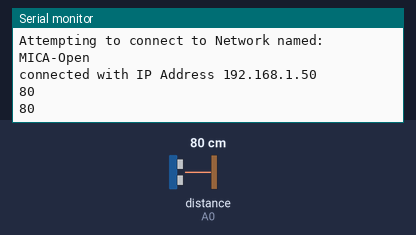
Bench run of a sketch on a simulated ESP8266 (NodeMCU). Shown: the last lines printed to the serial monitor. Inputs (shaded band) come from the test bench; at power-on: distance to the obstacle (sensor on A0) 80 cm. WiFi joins after 1.5 s; servers stay silent unless stated; uploads are accepted with an empty reply.

Above: at 2.7 s.
2.8 s: distance to the obstacle (sensor on A0) set to 22 cm
At 3.5 s:
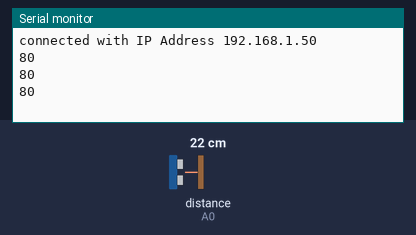
4.3 s: distance to the obstacle (sensor on A0) set to 17 cm
At 6.0 s:
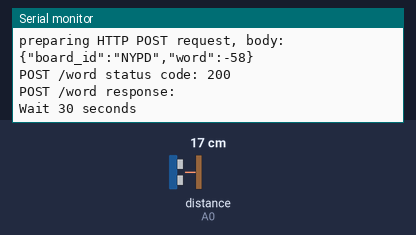
Timing chart, 0 to 7.5 s (numbered marks = the images above; inputs shaded):
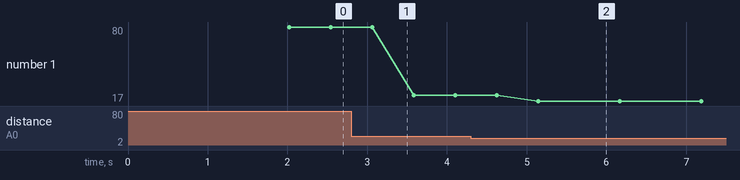

The sketch:

pingWord.ino
```cpp
#define WIFI_SSID    "MICA-Open"
#define WIFI_PASS    "18261826"

// ESP8266 WiFi + HTTP support
#include "ESP8266WiFi.h"
#include "WiFiClient.h"
// Install using the Arduino board manager:
//   https://learn.adafruit.com/adafruit-feather-huzzah-esp8266/using-arduino-ide#install-the-esp8266-board-package-6-7

#include <SharpIR.h>

SharpIR sensor( SharpIR::GP2Y0A21YK0F, A0 );

// A slightly nicer HTTP Client
#include "ArduinoHttpClient.h"
// Install using the Arduino library manager.
// * Search for "HttpClient" or "http client"
//
// Home / examples / documentation: https://github.com/arduino-libraries/ArduinoHttpClient


// JSON support
#include <ArduinoJson.h>
// Install using the Arduino library manager. Make sure you choose version 5 of the library!
// * Search for "json" or "arduino json"
//
// Installation guide: https://arduinojson.org/v5/doc/installation/


////////////////////////////////////////////////////////////////////////////////
//                     Variables supporting HTTP requests                     //
////////////////////////////////////////////////////////////////////////////////


// used in every request, change this to something unique that you / we will recognize
String board_id = "NYPD";

// base address for the server that's listening for incoming data
String server = "deserted-hound.glitch.me";  // <-- this should change to your app's address

// paths for requests from this board
String path = "/word";

WiFiClient wifi;
HttpClient client = HttpClient(wifi, server, 80);

String contentType = "application/json";
int status = WL_IDLE_STATUS;
int statusCode = 0;
String response;
long rssi;

void setup() {
  Serial.begin(115200);

  // put WiFi module into client mode (required with ESP8266)
  WiFi.mode(WIFI_STA);

  // start connection to local network
  WiFi.begin(WIFI_SSID, WIFI_PASS);

  while (WiFi.status() != WL_CONNECTED) {
    Serial.print("Attempting to connect to Network named: ");
    Serial.println(WIFI_SSID);
    delay(500);
  }

  Serial.print("connected with IP Address ");
  Serial.println(WiFi.localIP());
}


// ------------------------------------------------


void loop() {
  int distance = sensor.getDistance();
  delay(500);
  Serial.println( distance );
  if (distance < 20){
    sendWord();
    Serial.println("Wait 30 seconds\n");
    delay(300);
  }
}

void sendWord() {
  // building the JSON request body...
  String postData;
  StaticJsonBuffer<348> jsonBuffer;
  JsonObject& root = jsonBuffer.createObject();

  // setting all the key:value pairs
  root["board_id"] = board_id;

//  // this can be anything and you can use any mechanism you'd like
//  root["word"] = words[random(word_count)];


  root["word"] = WiFi.RSSI();

  // writing the big JSON blob to a String
  root.printTo(postData);

  // make sure the outgoing JSON looks good
  Serial.print("preparing HTTP POST request, body: ");
  Serial.println(postData);

  // send the POST request
  client.post(path, contentType, postData);

  // read the status code and body of the response
  statusCode = client.responseStatusCode();
  response = client.responseBody();

  // check the response from the service
  Serial.print("POST /word status code: ");
  Serial.println(statusCode);
  Serial.print("POST /word response: ");
  Serial.println(response);
}
```

Measured:
- the behaviour switches between 20 and 19 cm on distance to the obstacle (sensor on A0) (found by bisection; images 1 and 2)
- after the input at 4.3 s, the serial monitor: prints a new line after 0.84 s (image 2)
- plotted number 1: 80 → 22 after the input at 2.8 s, 22 → 17 after the input at 4.3 s
